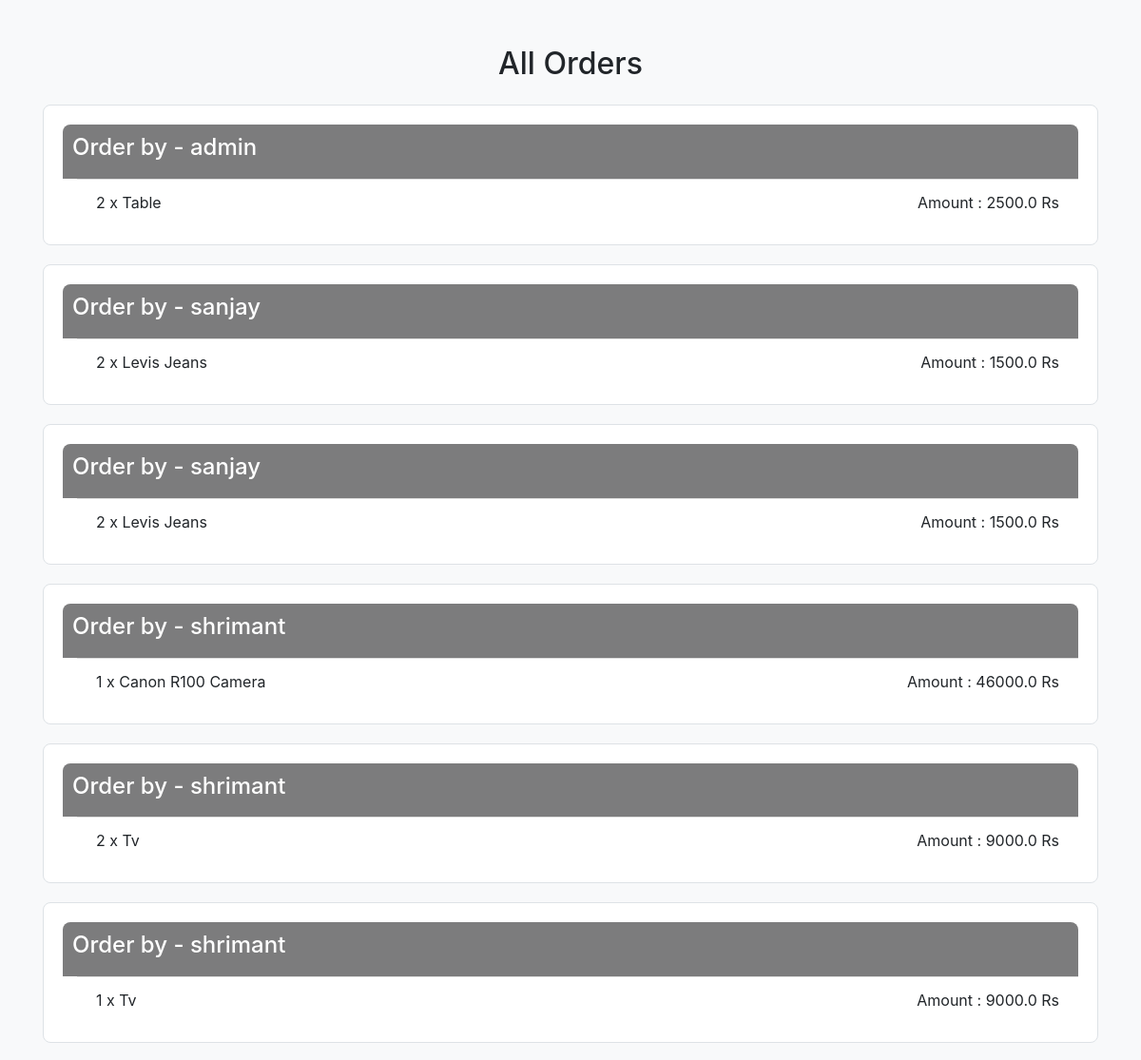
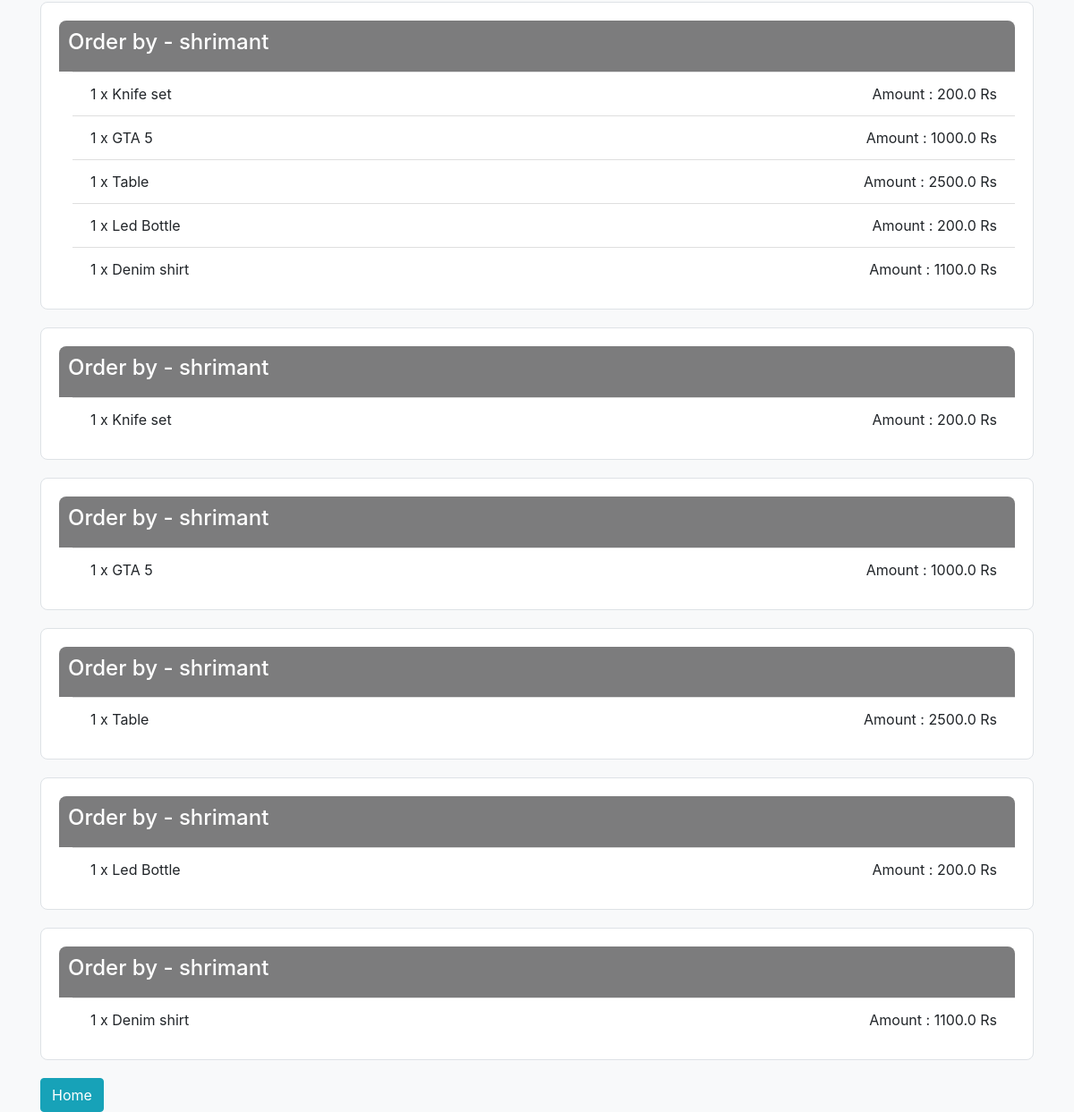
Screenshot of /orders/ with the database file from the repository (2 pictures, top to bottom).
### core/models.py (models this page shows, shortened)
class Order(models.Model):
    user = models.ForeignKey(User,on_delete=models.CASCADE)
    items = models.ManyToManyField(OrderItem)
    start_date = models.DateTimeField(auto_now_add=True)
    ordered_date = models.DateTimeField(auto_now_add=True)
    ordered = models.BooleanField(default=False)
    order_id = models.CharField(max_length=100,unique=True,default=None,blank=True,null=True)
    datetime_ofpayment = models.DateTimeField(auto_now_add=True)
    order_delivered = models.BooleanField(default=False)
    order_received = models.BooleanField(default=False)
    is_paid = models.BooleanField(default=False)

class OrderItem(models.Model):
    user = models.ForeignKey(User,on_delete=models.CASCADE)
    ordered = models.BooleanField(default=False)
    product = models.ForeignKey(Product,on_delete=models.CASCADE)
    quantity = models.IntegerField(default=1)

class Product(models.Model):
    name = models.CharField(max_length=100)
    category = models.ForeignKey('Category',on_delete=models.CASCADE,related_name='products')
    desc = models.TextField()
    price = models.FloatField(default=0.0)
    product_available_count = models.IntegerField(default=0)
    img = models.ImageField(upload_to='images')

### core/views.py (the view)
# urls.py: path('orders/', views.all_orders, name='all_orders'),
def all_orders(request):
    orders = Order.objects.all()
    return render(request, 'core/orders.html', {'orders': orders})

### templates/core/orders.html (shortened to what this page needs)
{% load static %}
<!DOCTYPE html>
<html>
<head>
    <link rel="stylesheet" href="https://maxcdn.bootstrapcdn.com/bootstrap/4.0.0/css/bootstrap.min.css">
</head>
<body>
    <div class="container mt-5">
        <h2 class="text-center mb-4">All Orders</h2>
        {% for order in orders %}
        <div class="order-card">
            <div class="order-title">
                <h4>Order by - {{ order.user.username }}</h4>
            </div>
            <ul class="list-group list-group-flush">
                {% for item in order.items.all %}
                    <li class="list-group-item order-item">{{ item.quantity }} x {{ item.product.name }}
                        <span class="float-right">Amount : {{ item.product.price }} Rs</span>
                    </li>
                {% endfor %}
            </ul>
        </div>
        {% empty %}
        <p class="text-center">No orders found.</p>
        {% endfor %}
        <a href="{% url 'index' %}" class="btn btn-info">Home</a>
    </div>
</body>
</html>

### templates/core/orders.html (style rules this page uses)
body { background-color: #f8f9fa; }
.order-card { margin-bottom: 20px; border: 1px solid #dee2e6; border-radius: 8px; background-color: white; padding: 20px; }
.order-item { margin-left: 15px; }
.order-title { background-color: #7c7c7d; color: white; padding: 10px; border-radius: 8px 8px 0 0; }

### rows the page displays
Order: user.username "admin"
OrderItem: quantity "2", product.name "Table", product.price "2500.0"
Order: user.username "sanjay"
OrderItem: quantity "2", product.name "Levis Jeans", product.price "1500.0"
Order: user.username "sanjay"
Order: user.username "shrimant"
OrderItem: quantity "1", product.name "Canon R100 Camera", product.price "46000.0"
Order: user.username "shrimant"
OrderItem: quantity "2", product.name "Tv", product.price "9000.0"
Order: user.username "shrimant"
OrderItem: quantity "1", product.name "Tv", product.price "9000.0"
Order: user.username "shrimant"
OrderItem: quantity "1", product.name "Knife set", product.price "200.0"
OrderItem: quantity "1", product.name "GTA 5", product.price "1000.0"
OrderItem: quantity "1", product.name "Table", product.price "2500.0"
OrderItem: quantity "1", product.name "Led Bottle", product.price "200.0"
OrderItem: quantity "1", product.name "Denim shirt", product.price "1100.0"
Order: user.username "shrimant"
Order: user.username "shrimant"
Order: user.username "shrimant"
Order: user.username "shrimant"
Order: user.username "shrimant"
